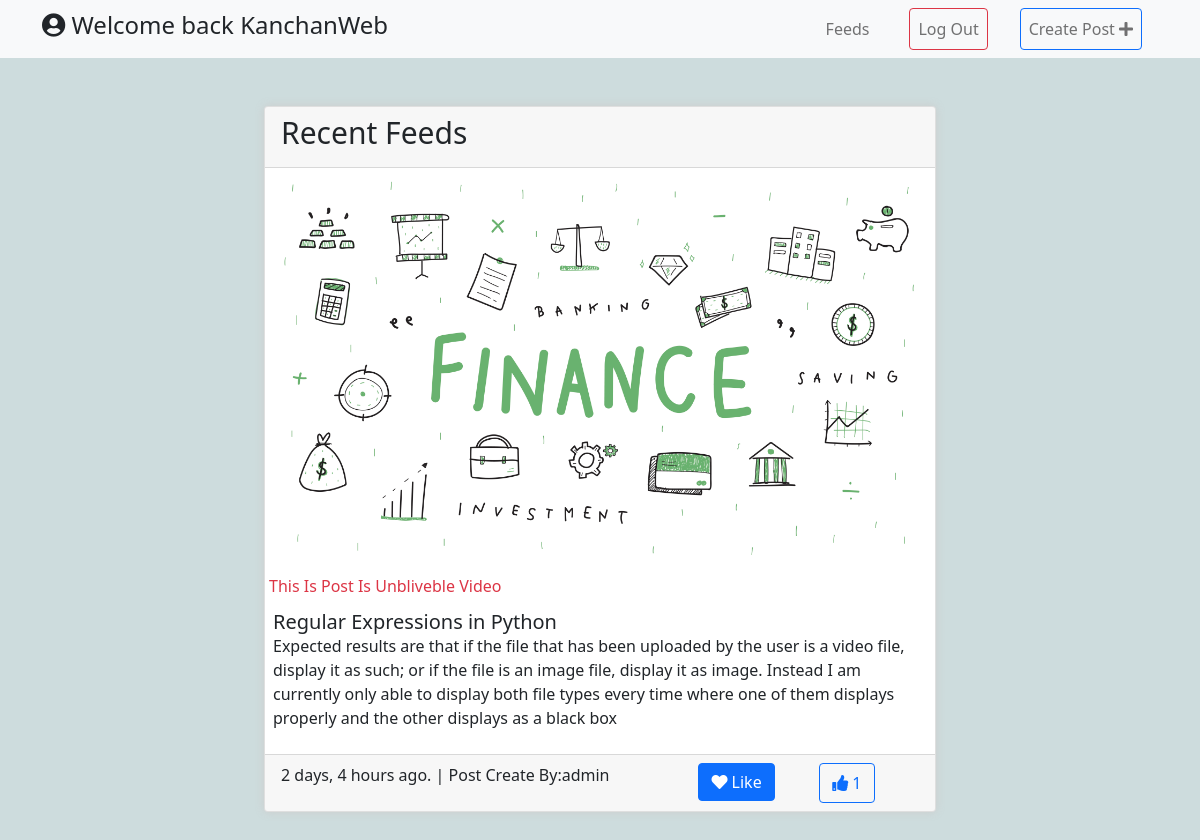
/post/detail/2 (signed in), run on the app's committed database.
### blog/models.py (models this page shows, shortened)
class Post(models.Model):
    user = models.ForeignKey(User, on_delete=models.CASCADE)
    name = models.CharField(max_length=100, blank=True)
    caption = models.CharField(max_length=65)
    content = models.TextField(blank=True)
    upload_file = models.FileField(
        upload_to="videos",
        blank=True,
        validators=[FileExtensionValidator(["mp4", "jpeg", "png", "jpg"])],
    )
    create_date = models.DateTimeField(default=dt.datetime.now)
    updated_date = models.DateTimeField(default=dt.datetime.now)

### blog/views.py (the view)
# urls.py: path("post/detail/<int:id>", views.post_detail, name="post-detail"),
def post_detail(request, id):
    post = get_object_or_404(Post, id=id)
    post_detail = Post.objects.filter(id=post.id)
    user_is_liked = Like.objects.filter(
        post_id=post.id, user=request.user
    ).exists()
    liked_count = 0
    liked_count = Like.objects.filter(post_id=post.id).count()
    context = {
        "post_detail": post_detail,
        "user_is_liked": user_is_liked,
        "liked_count": liked_count,
    }
    return render(request, "details.html", context)

### blog/templates/details.html (shortened to what this page needs)
{% extends 'base.html' %}
{% load static %}
{% block content %}
<div class="container">
  <div class="row d-flex justify-content-center p-5">
    <div class="col-md-8">
      <div class="card post-card ">
        <div class="card-header">
          <h1 class="h1">Recent Feeds</h1>
        </div>
        {% for post in post_detail  %}
        {% if post.upload_file.url|slice:"-4:" == ".mp4" %}
          <video src="{{post.upload_file.url}}" autoplay="true" loop="true" controls=true></video>
          <p class="m-1 text-danger">{{post.caption|title}}</>
        {% else %}
          <img src="{{post.upload_file.url}}" alt="">
          <p class="m-1 text-danger">{{post.caption|title}}</>
        {% endif %}
        <div class="card-body p-2">
          <div class="card-titie">
            <h5 class="m-0">{{post.name}}</h5>
            <p class="text-justify">
              {{post.content}}
            </p>
          </div>
        </div>
        <div class="card-footer d-flex justify-content-between">
          <p>{{post.create_date|timesince}} ago. | Post Create By:{{post.user.username}}</p>
          <p>
            <form method="POST" class="">
                  {% if user_is_liked %}
                  <button class="btn btn-danger" type="submit" formaction="{% url 'blog:unlike' post.id %}">
                      <i class="fa fa-heartbeat" aria-hidden="true"></i> Unlike
                  </button>
                  {% else %}
                  <button class="btn btn-primary" type="submit" formaction="{% url 'blog:like' post.id %}">
                      <i class="fa fa-heart" aria-hidden="true"></i>
                      Like
                  </button>
                  {% endif %}
              </form>
              <button class="btn btn-outline-primary">
                <i class="fa fa-thumbs-up" aria-hidden="true"></i> {{liked_count}}
              </button>
          </p>
      </div>
        {% endfor %}
      </div>
    </div>
  </div>
</div>
{% endblock content %}

### blog/templates/include/header.html (shortened to what this page needs)
{% load static %}
<nav class="navbar navbar-expand-lg navbar-light bg-light">
  <div class="container">
    <div class="collapse navbar-collapse" id="navbarNav">
      <div class="nav-brand">
        <h4 class="text-dark"> <i class="fa fa-user-circle fa-warning" aria-hidden="true"></i> Welcome back {% if request.user.is_authenticated %} {{request.user.username}} {% else %} Guest {% endif %}</h4>
      </div>
      <ul class="navbar-nav ms-auto py-4 py-lg-0 d-flex align-items-center">
        <li class="nav-item"><a class="nav-link mx-3" href="{% url 'blog:post' %}">Feeds</a></li>
        {% if request.user.is_authenticated %}
        <li class="nav-item"><a class="nav-link mx-3 btn btn-outline-danger" href="{% url 'account:logout' %}">Log Out</a></li>
        <li class="nav-item"><a class="nav-link mx-3 btn btn-outline-primary" href="{% url 'blog:create-post' %}">Create Post <i class="fa fa-plus" aria-hidden="true"></i> </a></li>
        {% else %}
        <li class="nav-item"><a class="nav-link mx-2 btn btn-primary " href="{% url 'account:login' %}">Login</a></li>
        {% endif %}
      </ul>
    </div>
  </div>
</nav>

### social_blog/static/css/styles.css (style rules this page uses)
body { background-color:#cddcdd; }
.h1 { font-size: 30px; }
.card { box-shadow:0px 0px 10px #ccc; }

### data on the page
Post: upload_file (picture), caption "This Is Post Is Unbliveble Video", name "Regular Expressions in Python", content "Expected results are that if the file that has been uploaded by the user is a video file, display it as such; or if the file is an image file, display it as image. Instead I am currently only able to display both file types every time where one of them displays properly and the other displays as a black box", create_date "2 days, 4 hours", user.username "admin", user "1"

### other printed values
{{ request.user.username }} "KanchanWeb"
